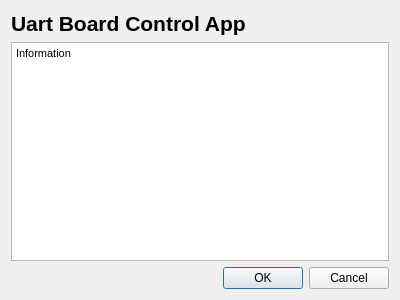
<?xml version="1.0" encoding="UTF-8"?>
<ui version="4.0">
 <class>AboutWidget</class>
 <widget class="QDialog" name="AboutWidget">
  <property name="geometry">
   <rect>
    <x>0</x>
    <y>0</y>
    <width>400</width>
    <height>300</height>
   </rect>
  </property>
  <property name="windowTitle">
   <string>Dialog</string>
  </property>
  <layout class="QVBoxLayout" name="verticalLayout">
   <item>
    <widget class="QLabel" name="appLabel">
     <property name="font">
      <font>
       <pointsize>16</pointsize>
       <weight>75</weight>
       <bold>true</bold>
      </font>
     </property>
     <property name="text">
      <string>Uart Board Control App</string>
     </property>
    </widget>
   </item>
   <item>
    <widget class="QTextBrowser" name="textBrowser">
     <property name="html">
      <string>&lt;!DOCTYPE HTML PUBLIC &quot;-//W3C//DTD HTML 4.0//EN&quot; &quot;http://www.w3.org/TR/REC-html40/strict.dtd&quot;&gt;
&lt;html&gt;&lt;head&gt;&lt;meta name=&quot;qrichtext&quot; content=&quot;1&quot; /&gt;&lt;style type=&quot;text/css&quot;&gt;
p, li { white-space: pre-wrap; }
&lt;/style&gt;&lt;/head&gt;&lt;body style=&quot; font-family:'MS Shell Dlg 2'; font-size:8.25pt; font-weight:400; font-style:normal;&quot;&gt;
&lt;p style=&quot; margin-top:0px; margin-bottom:0px; margin-left:0px; margin-right:0px; -qt-block-indent:0; text-indent:0px;&quot;&gt;Information&lt;/p&gt;&lt;/body&gt;&lt;/html&gt;</string>
     </property>
    </widget>
   </item>
   <item>
    <widget class="QDialogButtonBox" name="buttonBox">
     <property name="orientation">
      <enum>Qt::Horizontal</enum>
     </property>
     <property name="standardButtons">
      <set>QDialogButtonBox::Cancel|QDialogButtonBox::Ok</set>
     </property>
    </widget>
   </item>
  </layout>
 </widget>
 <resources/>
 <connections>
  <connection>
   <sender>buttonBox</sender>
   <signal>accepted()</signal>
   <receiver>AboutWidget</receiver>
   <slot>accept()</slot>
   <hints>
    <hint type="sourcelabel">
     <x>248</x>
     <y>254</y>
    </hint>
    <hint type="destinationlabel">
     <x>157</x>
     <y>274</y>
    </hint>
   </hints>
  </connection>
  <connection>
   <sender>buttonBox</sender>
   <signal>rejected()</signal>
   <receiver>AboutWidget</receiver>
   <slot>reject()</slot>
   <hints>
    <hint type="sourcelabel">
     <x>316</x>
     <y>260</y>
    </hint>
    <hint type="destinationlabel">
     <x>286</x>
     <y>274</y>
    </hint>
   </hints>
  </connection>
 </connections>
</ui>
